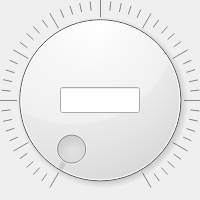
<?xml version="1.0" encoding="UTF-8"?>
<ui version="4.0">
 <class>phasedial</class>
 <widget class="QWidget" name="phasedial">
  <property name="geometry">
   <rect>
    <x>0</x>
    <y>0</y>
    <width>200</width>
    <height>200</height>
   </rect>
  </property>
  <property name="sizePolicy">
   <sizepolicy hsizetype="Fixed" vsizetype="Fixed">
    <horstretch>0</horstretch>
    <verstretch>0</verstretch>
   </sizepolicy>
  </property>
  <property name="windowTitle">
   <string>Form</string>
  </property>
  <widget class="QDial" name="dial">
   <property name="geometry">
    <rect>
     <x>0</x>
     <y>0</y>
     <width>200</width>
     <height>200</height>
    </rect>
   </property>
   <property name="sizePolicy">
    <sizepolicy hsizetype="Fixed" vsizetype="Fixed">
     <horstretch>0</horstretch>
     <verstretch>0</verstretch>
    </sizepolicy>
   </property>
   <property name="cursor">
    <cursorShape>ForbiddenCursor</cursorShape>
   </property>
   <property name="focusPolicy">
    <enum>Qt::NoFocus</enum>
   </property>
   <property name="notchesVisible">
    <bool>true</bool>
   </property>
  </widget>
  <widget class="QLineEdit" name="lineEdit">
   <property name="geometry">
    <rect>
     <x>60</x>
     <y>87</y>
     <width>80</width>
     <height>26</height>
    </rect>
   </property>
   <property name="sizePolicy">
    <sizepolicy hsizetype="Fixed" vsizetype="Fixed">
     <horstretch>0</horstretch>
     <verstretch>0</verstretch>
    </sizepolicy>
   </property>
   <property name="cursor">
    <cursorShape>ForbiddenCursor</cursorShape>
   </property>
  </widget>
 </widget>
 <resources/>
 <connections/>
</ui>
